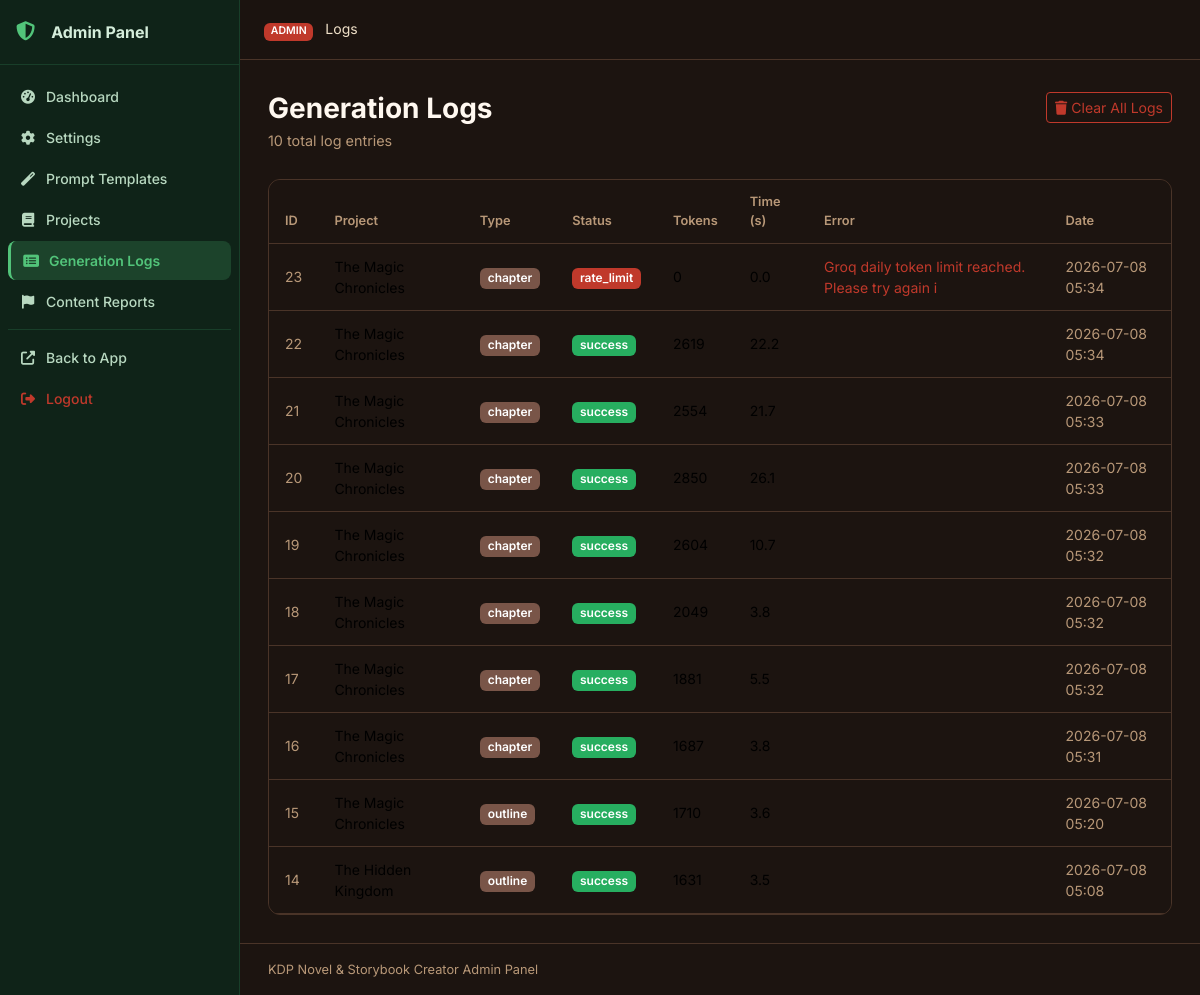
The page /julisunkan/logs (signed in) on the database its author committed.
### tables this page shows
CREATE TABLE generation_logs (
    id INTEGER PRIMARY KEY AUTOINCREMENT,
    project_id INTEGER,
    chapter_id INTEGER,
    log_type TEXT DEFAULT 'chapter',
    prompt TEXT DEFAULT '',
    response TEXT DEFAULT '',
    tokens_used INTEGER DEFAULT 0,
    generation_time REAL DEFAULT 0,
    status TEXT DEFAULT 'success',
    error_message TEXT DEFAULT '',
    created_at TIMESTAMP DEFAULT CURRENT_TIMESTAMP,
    FOREIGN KEY (project_id) REFERENCES projects(id) ON DELETE CASCADE
);

CREATE TABLE projects (
    id INTEGER PRIMARY KEY AUTOINCREMENT,
    title TEXT NOT NULL,
    subtitle TEXT DEFAULT '',
    genre TEXT DEFAULT 'Fantasy',
    audience TEXT DEFAULT 'Adult',
    description TEXT DEFAULT '',
    language TEXT DEFAULT 'English',
    story_type TEXT DEFAULT 'Novel',
    writing_style TEXT DEFAULT 'Descriptive',
    point_of_view TEXT DEFAULT 'Third Person Limited',
    tense TEXT DEFAULT 'Past',
    tone TEXT DEFAULT 'Adventurous',
    num_chapters INTEGER DEFAULT 10,
    words_per_chapter INTEGER DEFAULT 2000,
    creativity_level TEXT DEFAULT 'balanced',
    temperature REAL DEFAULT 0.7,
    top_p REAL DEFAULT 0.9,
    max_tokens INTEGER DEFAULT 4096,
    status TEXT DEFAULT 'draft',
    current_chapter INTEGER DEFAULT 0,
    total_words INTEGER DEFAULT 0,
    cover_prompt TEXT DEFAULT '',
    include_images INTEGER DEFAULT 0,
    images_per_chapter INTEGER DEFAULT 1,
    image_style TEXT DEFAULT 'Realistic',
    created_at TIMESTAMP DEFAULT CURRENT_TIMESTAMP,
    updated_at TIMESTAMP DEFAULT CURRENT_TIMESTAMP
);

CREATE TABLE settings (
    id INTEGER PRIMARY KEY AUTOINCREMENT,
    key TEXT UNIQUE NOT NULL,
    value TEXT,
    updated_at TIMESTAMP DEFAULT CURRENT_TIMESTAMP
);

### routes/admin.py (the view)
@bp.route('/logs')
@admin_required
def logs():
    db = get_db()
    try:
        page = max(1, int(request.args.get('page', 1)))
    except (ValueError, TypeError):
        page = 1
    per_page = 50
    offset = (page - 1) * per_page
    total = db.execute('SELECT COUNT(*) FROM generation_logs').fetchone()[0]
    log_entries = db.execute(
        '''SELECT gl.*, p.title as project_title FROM generation_logs gl
           LEFT JOIN projects p ON gl.project_id = p.id
           ORDER BY gl.id DESC LIMIT ? OFFSET ?''',
        (per_page, offset)
    ).fetchall()
    return render_template('admin/logs.html', logs=log_entries, page=page,
                           per_page=per_page, total=total)

### database/__init__.py (called while the page is built)
def get_db():
    if 'db' not in g:
        db_path = current_app.config['DATABASE']
        os.makedirs(os.path.dirname(db_path), exist_ok=True)
        g.db = sqlite3.connect(db_path)
        g.db.row_factory = sqlite3.Row
        g.db.execute('PRAGMA foreign_keys = ON')
        g.db.execute('PRAGMA journal_mode = WAL')
    return g.db

### utils/helpers.py (called while the page is built)
def admin_required(f):
    @wraps(f)
    def decorated(*args, **kwargs):
        if not session.get('admin_logged_in'):
            return redirect(url_for('admin.login'))
        return f(*args, **kwargs)
    return decorated

def get_setting(db, key, default=''):
    row = db.execute('SELECT value FROM settings WHERE key = ?', (key,)).fetchone()
    return row['value'] if row else default

### templates/admin/logs.html (shortened to what this page needs)
{% extends "admin/base.html" %}
{% block breadcrumb %}Logs{% endblock %}
{% block admin_content %}
<div class="page-header">
  <div>
    <h1 class="page-title">Generation Logs</h1>
    <p class="page-subtitle">{{ total }} total log entries</p>
  </div>
  <form method="POST" action="{{ url_for('admin.clear_logs') }}" id="clearLogsForm">
    <button type="button" class="btn btn-outline-danger btn-sm"
            onclick="showConfirm('Clear all logs? This cannot be undone.', function(){ document.getElementById('clearLogsForm').submit(); })">
      <i class="fas fa-trash me-1"></i>Clear All Logs
    </button>
  </form>
</div>
<div class="card data-card">
  <div class="card-body p-0">
    <div class="table-responsive">
      <table class="table table-sm table-hover align-middle mb-0">
        <thead>
          <tr>
            <th>ID</th><th>Project</th><th>Type</th><th>Status</th>
            <th>Tokens</th><th>Time (s)</th><th>Error</th><th>Date</th>
          </tr>
        </thead>
        <tbody>
          {% for log in logs %}
          <tr>
            <td class="text-muted small">{{ log.id }}</td>
            <td class="small">{{ log.project_title or '—' }}</td>
            <td><span class="badge bg-secondary">{{ log.log_type }}</span></td>
            <td>
              <span class="badge bg-{{ 'success' if log.status == 'success' else 'danger' }}">
                {{ log.status }}
              </span>
            </td>
            <td class="small">{{ log.tokens_used }}</td>
            <td class="small">{{ '%.1f'|format(log.generation_time) }}</td>
            <td class="small text-danger">{{ log.error_message[:50] if log.error_message else '' }}</td>
            <td class="text-muted small">{{ log.created_at[:16] if log.created_at else '—' }}</td>
          </tr>
          {% endfor %}
        </tbody>
      </table>
    </div>
  </div>
</div>
{% set total_pages = (total / per_page) | round(0, 'ceil') | int %}
{% endblock %}

### templates/admin/base.html (shortened to what this page needs)
<!DOCTYPE html>
<html lang="en" data-theme="{{ default_theme or 'dark' }}">
<head>
  <link href="https://cdn.jsdelivr.net/npm/bootstrap@5.3.2/dist/css/bootstrap.min.css" rel="stylesheet">
  <link href="https://cdnjs.cloudflare.com/ajax/libs/font-awesome/6.5.0/css/all.min.css" rel="stylesheet">
  <link href="{{ url_for('static', filename='css/style.css') }}" rel="stylesheet">
</head>
<body>
<nav class="sidebar" id="sidebar">
  <div class="sidebar-header">
    <a href="{{ url_for('admin.dashboard') }}" class="sidebar-brand">
      <i class="fas fa-shield-alt me-2"></i><span>Admin Panel</span>
    </a>
  </div>
  <div class="sidebar-menu">
    <a href="{{ url_for('admin.dashboard') }}" class="sidebar-item {% if request.endpoint == 'admin.dashboard' %}active{% endif %}">
      <i class="fas fa-tachometer-alt"></i><span>Dashboard</span>
    </a>
    <a href="{{ url_for('admin.settings') }}" class="sidebar-item {% if request.endpoint == 'admin.settings' %}active{% endif %}">
      <i class="fas fa-cog"></i><span>Settings</span>
    </a>
    <a href="{{ url_for('admin.prompts') }}" class="sidebar-item {% if request.endpoint == 'admin.prompts' %}active{% endif %}">
      <i class="fas fa-magic"></i><span>Prompt Templates</span>
    </a>
    <a href="{{ url_for('admin.projects') }}" class="sidebar-item {% if request.endpoint == 'admin.projects' %}active{% endif %}">
      <i class="fas fa-book"></i><span>Projects</span>
    </a>
    <a href="{{ url_for('admin.logs') }}" class="sidebar-item {% if request.endpoint == 'admin.logs' %}active{% endif %}">
      <i class="fas fa-list-alt"></i><span>Generation Logs</span>
    </a>
    <a href="{{ url_for('admin.reports') }}" class="sidebar-item {% if request.endpoint == 'admin.reports' %}active{% endif %}">
      <i class="fas fa-flag"></i><span>Content Reports</span>
    </a>
    <div class="sidebar-divider"></div>
    <a href="{{ url_for('main.index') }}" class="sidebar-item">
      <i class="fas fa-external-link-alt"></i><span>Back to App</span>
    </a>
    <a href="{{ url_for('admin.logout') }}" class="sidebar-item text-danger">
      <i class="fas fa-sign-out-alt"></i><span>Logout</span>
    </a>
  </div>
</nav>
<div class="main-wrapper" id="mainWrapper">
  <header class="topnav">
    <div class="topnav-breadcrumb">
      <span class="badge bg-danger me-2">ADMIN</span>
      {% block breadcrumb %}{% endblock %}
    </div>
  </header>
  <main class="content-area">
    {% block admin_content %}{% endblock %}
  </main>
  <footer class="content-footer"><span>{{ app_name }} Admin Panel</span></footer>
</div>
</body>
</html>

### rows shown on the page
generation_logs: id "23", title "The Magic Chronicles", log_type "chapter", status "rate_limit", tokens_used "0", generation_time "0.0", error_message "Groq daily token limit reached. Please try again i", created_at "2026-07-08 05:34"
generation_logs: id "22", title "The Magic Chronicles", log_type "chapter", status "success", tokens_used "2619", generation_time "22.2", created_at "2026-07-08 05:34"
generation_logs: id "21", title "The Magic Chronicles", log_type "chapter", status "success", tokens_used "2554", generation_time "21.7", created_at "2026-07-08 05:33"
generation_logs: id "20", title "The Magic Chronicles", log_type "chapter", status "success", tokens_used "2850", generation_time "26.1", created_at "2026-07-08 05:33"
generation_logs: id "19", title "The Magic Chronicles", log_type "chapter", status "success", tokens_used "2604", generation_time "10.7", created_at "2026-07-08 05:32"
generation_logs: id "18", title "The Magic Chronicles", log_type "chapter", status "success", tokens_used "2049", generation_time "3.8", created_at "2026-07-08 05:32"
generation_logs: id "17", title "The Magic Chronicles", log_type "chapter", status "success", tokens_used "1881", generation_time "5.5", created_at "2026-07-08 05:32"
generation_logs: id "16", title "The Magic Chronicles", log_type "chapter", status "success", tokens_used "1687", generation_time "3.8", created_at "2026-07-08 05:31"
generation_logs: id "15", title "The Magic Chronicles", log_type "outline", status "success", tokens_used "1710", generation_time "3.6", created_at "2026-07-08 05:20"
generation_logs: id "14", title "The Hidden Kingdom", log_type "outline", status "success", tokens_used "1631", generation_time "3.5", created_at "2026-07-08 05:08"
settings: value "KDP Novel & Storybook Creator"

### other values the page prints
{{ total }} "10"
